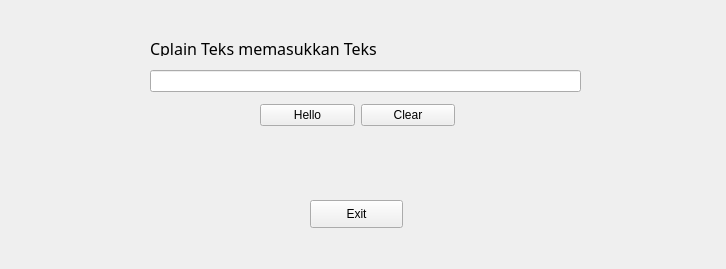
<?xml version="1.0" encoding="UTF-8"?>
<ui version="4.0">
 <class>Form</class>
 <widget class="QWidget" name="Form">
  <property name="geometry">
   <rect>
    <x>0</x>
    <y>0</y>
    <width>726</width>
    <height>269</height>
   </rect>
  </property>
  <property name="windowTitle">
   <string>Form</string>
  </property>
  <widget class="QLabel" name="label">
   <property name="geometry">
    <rect>
     <x>150</x>
     <y>40</y>
     <width>271</width>
     <height>16</height>
    </rect>
   </property>
   <property name="font">
    <font>
     <family>Mongolian Baiti</family>
     <pointsize>12</pointsize>
    </font>
   </property>
   <property name="text">
    <string>Cplain Teks memasukkan Teks</string>
   </property>
  </widget>
  <widget class="QLineEdit" name="lineEdit">
   <property name="geometry">
    <rect>
     <x>150</x>
     <y>70</y>
     <width>431</width>
     <height>22</height>
    </rect>
   </property>
  </widget>
  <widget class="QPushButton" name="Exit">
   <property name="geometry">
    <rect>
     <x>310</x>
     <y>200</y>
     <width>93</width>
     <height>28</height>
    </rect>
   </property>
   <property name="text">
    <string>Exit</string>
   </property>
  </widget>
  <widget class="QWidget" name="">
   <property name="geometry">
    <rect>
     <x>260</x>
     <y>100</y>
     <width>195</width>
     <height>30</height>
    </rect>
   </property>
   <layout class="QHBoxLayout" name="horizontalLayout">
    <item>
     <widget class="QPushButton" name="Hello">
      <property name="text">
       <string>Hello</string>
      </property>
     </widget>
    </item>
    <item>
     <widget class="QPushButton" name="Clear">
      <property name="text">
       <string>Clear</string>
      </property>
     </widget>
    </item>
   </layout>
  </widget>
 </widget>
 <resources/>
 <connections>
  <connection>
   <sender>Exit</sender>
   <signal>clicked()</signal>
   <receiver>Form</receiver>
   <slot>close()</slot>
   <hints>
    <hint type="sourcelabel">
     <x>356</x>
     <y>213</y>
    </hint>
    <hint type="destinationlabel">
     <x>362</x>
     <y>134</y>
    </hint>
   </hints>
  </connection>
  <connection>
   <sender>Clear</sender>
   <signal>clicked()</signal>
   <receiver>lineEdit</receiver>
   <slot>clear()</slot>
   <hints>
    <hint type="sourcelabel">
     <x>407</x>
     <y>114</y>
    </hint>
    <hint type="destinationlabel">
     <x>365</x>
     <y>80</y>
    </hint>
   </hints>
  </connection>
 </connections>
</ui>
